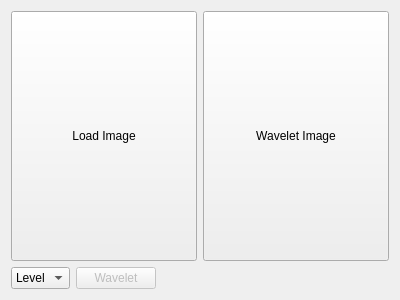
<?xml version="1.0" encoding="UTF-8"?>
<ui version="4.0">
 <class>Widget</class>
 <widget class="QWidget" name="Widget">
  <property name="geometry">
   <rect>
    <x>0</x>
    <y>0</y>
    <width>400</width>
    <height>300</height>
   </rect>
  </property>
  <property name="windowTitle">
   <string>Widget</string>
  </property>
  <layout class="QGridLayout" name="gridLayout">
   <item row="0" column="0">
    <widget class="QToolButton" name="toolButton">
     <property name="sizePolicy">
      <sizepolicy hsizetype="Expanding" vsizetype="Expanding">
       <horstretch>0</horstretch>
       <verstretch>0</verstretch>
      </sizepolicy>
     </property>
     <property name="minimumSize">
      <size>
       <width>100</width>
       <height>100</height>
      </size>
     </property>
     <property name="text">
      <string>Load Image</string>
     </property>
    </widget>
   </item>
   <item row="0" column="1">
    <widget class="QToolButton" name="toolButton_2">
     <property name="sizePolicy">
      <sizepolicy hsizetype="Expanding" vsizetype="Expanding">
       <horstretch>0</horstretch>
       <verstretch>0</verstretch>
      </sizepolicy>
     </property>
     <property name="minimumSize">
      <size>
       <width>100</width>
       <height>100</height>
      </size>
     </property>
     <property name="text">
      <string>Wavelet Image</string>
     </property>
    </widget>
   </item>
   <item row="1" column="0">
    <layout class="QHBoxLayout" name="horizontalLayout">
     <item>
      <widget class="QComboBox" name="comboBox">
       <item>
        <property name="text">
         <string>Level</string>
        </property>
       </item>
       <item>
        <property name="text">
         <string>1</string>
        </property>
       </item>
       <item>
        <property name="text">
         <string>2</string>
        </property>
       </item>
       <item>
        <property name="text">
         <string>3</string>
        </property>
       </item>
       <item>
        <property name="text">
         <string>4</string>
        </property>
       </item>
      </widget>
     </item>
     <item>
      <widget class="QPushButton" name="pushButton">
       <property name="enabled">
        <bool>false</bool>
       </property>
       <property name="text">
        <string>Wavelet</string>
       </property>
      </widget>
     </item>
     <item>
      <spacer name="horizontalSpacer">
       <property name="orientation">
        <enum>Qt::Horizontal</enum>
       </property>
       <property name="sizeHint" stdset="0">
        <size>
         <width>40</width>
         <height>20</height>
        </size>
       </property>
      </spacer>
     </item>
    </layout>
   </item>
  </layout>
 </widget>
 <layoutdefault spacing="6" margin="11"/>
 <resources/>
 <connections/>
</ui>
